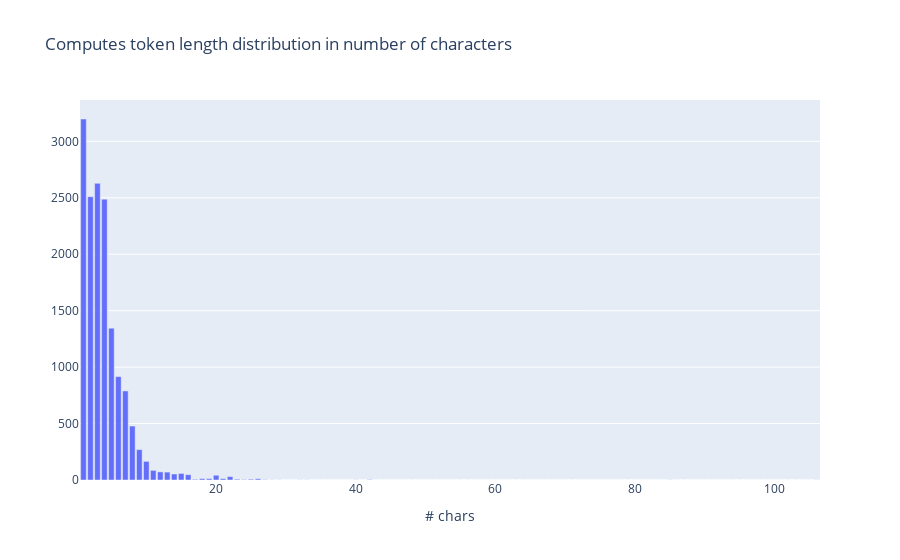

The notebook cell saved with this chart:
### Markdown cell above
### Explore pipeline metrics

### Code cell
from argilla.metrics.token_classification import token_length

token_length(name="spacy_sm_wnut17").visualize()

### Figure 1 — Plotly figure (JSON) as saved in the notebook; plotly's stock layout.template omitted (floating-point values rounded to 4 significant figures)
{"data": [{"type": "bar", "x": [1, 2, 3, 4, 5, 6, 7, 8, 9, 10, 11, 12, 13, 14, 15, 16, 17, 18, 19, 20, 21, 22, 23, 24, 25, 26, 27, 28, 29, 30, 31, 32, 33, 34, 35, 36, 37, 38, 39, 40, 41, 42, 43, 44, 45, 46, 47, 48, 49, 50, 51, 52, 53, 54, 55, 56, 57, 58, 59, 60, 61, 62, 63, 64, 65, 66, 67, 68, 69, 70, 71, 72, 73, 74, 75, 76, 77, 78, 79, 80, 81, 82, 83, 84, 85, 86, 87, 88, 89, 90, 91, 92, 93, 94, 95, 96, 97, 98, 99, 100, 101, 102, 103, 104, 105, 106], "y": [3198, 2510, 2628, 2488, 1345, 916, 789, 478, 269, 165, 85, 72, 70, 53, 58, 47, 6, 12, 12, 42, 12, 30, 7, 4, 7, 11, 3, 1, 1, 0, 0, 1, 1, 0, 0, 0, 0, 0, 0, 1, 0, 3, 0, 0, 0, 0, 0, 0, 0, 0, 0, 0, 0, 0, 0, 0, 0, 0, 0, 0, 0, 0, 0, 0, 0, 0, 0, 0, 0, 0, 0, 0, 0, 0, 0, 0, 0, 0, 0, 0, 0, 0, 0, 0, 1, 0, 0, 0, 0, 0, 0, 0, 0, 0, 0, 0, 0, 0, 0, 0, 0, 0, 0, 0, 0, 1]}], "layout": {"autosize": true, "title": {"text": "Computes token length distribution in number of characters"}, "xaxis": {"autorange": true, "range": [0.5, 106.5], "title": {"text": "# chars"}, "type": "linear"}, "yaxis": {"autorange": true, "range": [0, 3366.0], "title": {"text": ""}, "type": "linear"}}}
